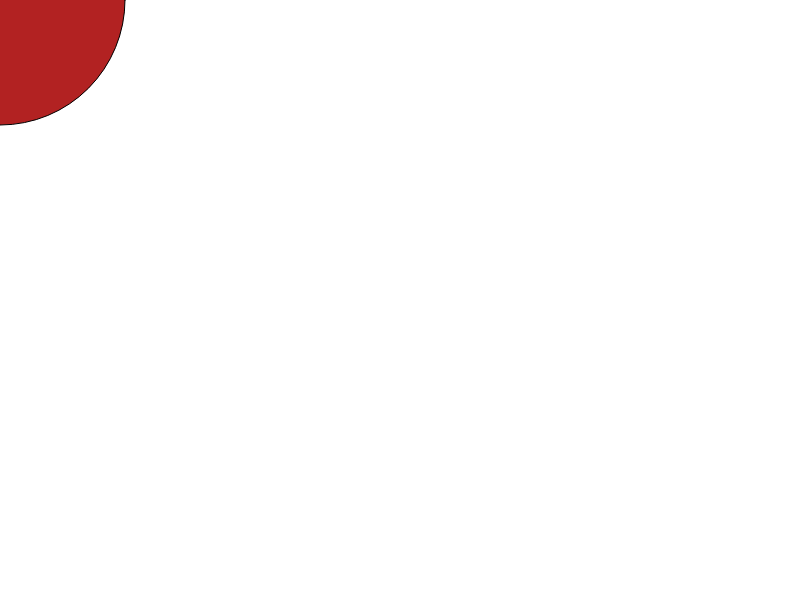
Frame 1 (no input)
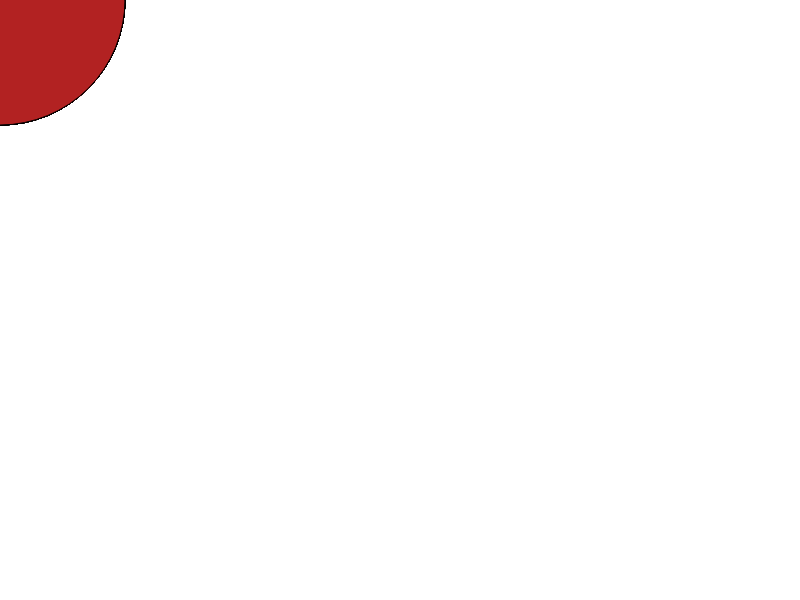
Frame 60 (no input)
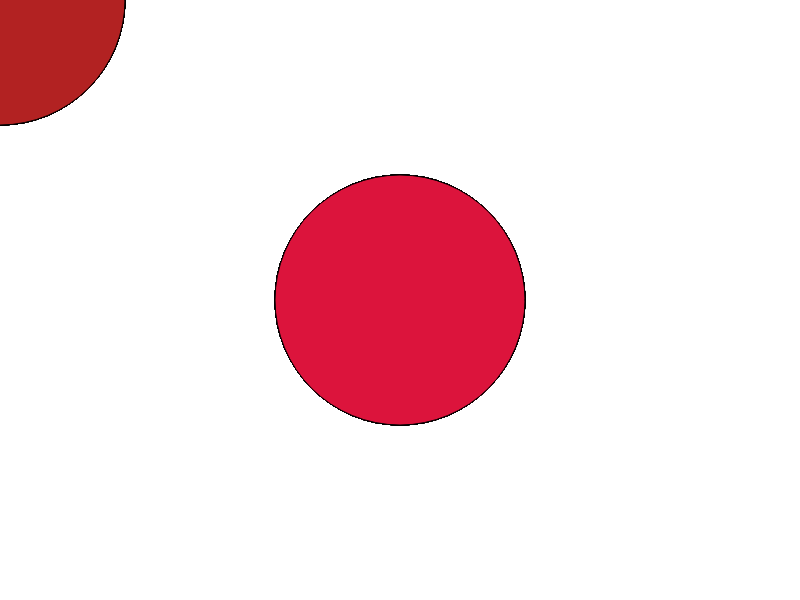
Frame 120 (the mouse pressed at the canvas centre since frame 60)

The p5.js sketch that drew these frames (run headless with seeded random() and noise() and a simulated clock; from frame 60 on, the mouse is pressed at the canvas centre):

// p5.js sketch
// ── sketch.js
function setup() {
    // put setup code here
    createCanvas(800, 600);
}

function draw() {
    //put drawing code here
    if (mouseIsPressed) {
        fill(220,20,60);
    }
    else {
        fill(178, 34, 34);
    }
    ellipse(mouseX, mouseY, 250, 250)
}
